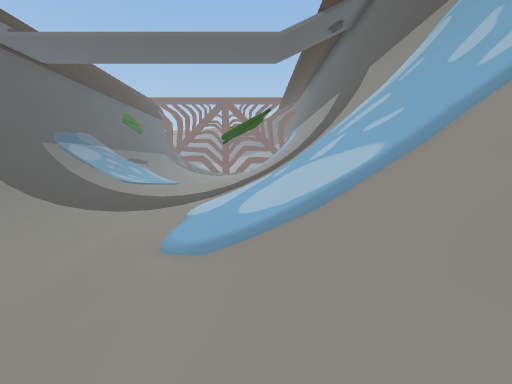
[1] (above)

21 first-person views from a walk through a Unity game level. The camera is 1.3 m above the floor, tilts 6° down and sees 85° across. The floor is counted in squares, 2 m on a side. Each view is taken from the middle of a square. On the plan, view 1 faces up. The plan holds only what a view shows up to about 9 squares ahead; the rest is blank. The place goes on beyond the plan. The player character is not drawn. Some surface patterns are stand-ins.

[2]
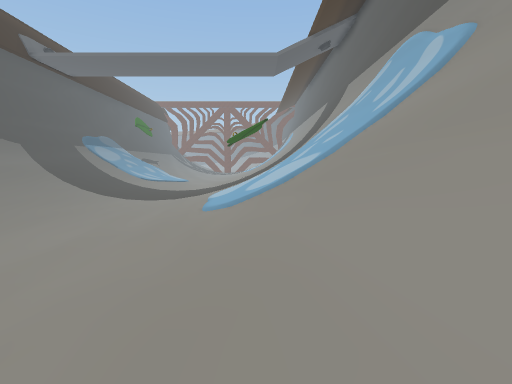

[3]
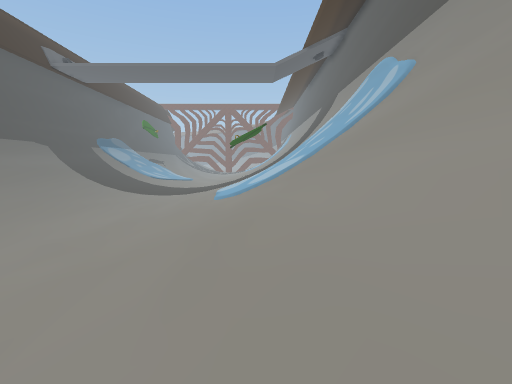

[4]
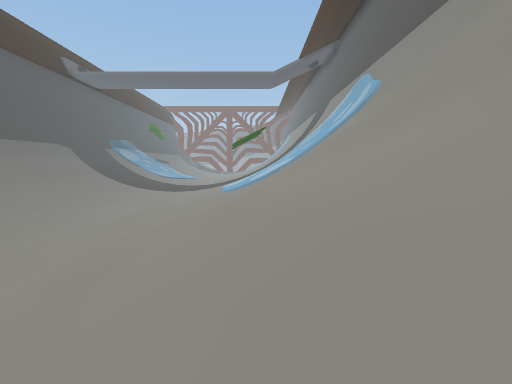

[5]
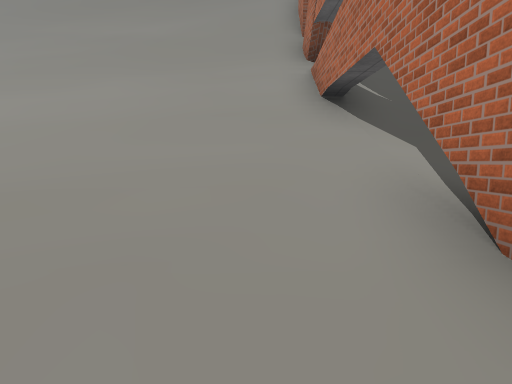

[6]
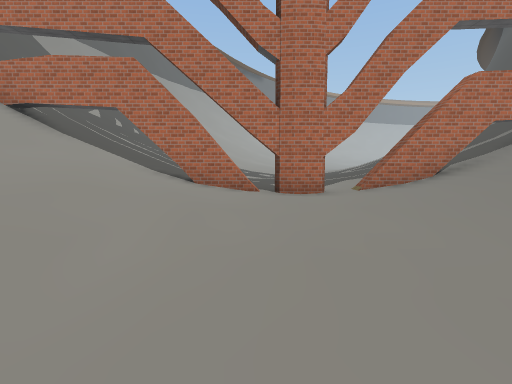

[7]
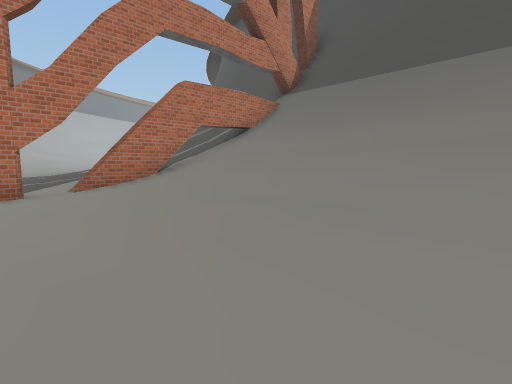

[8]
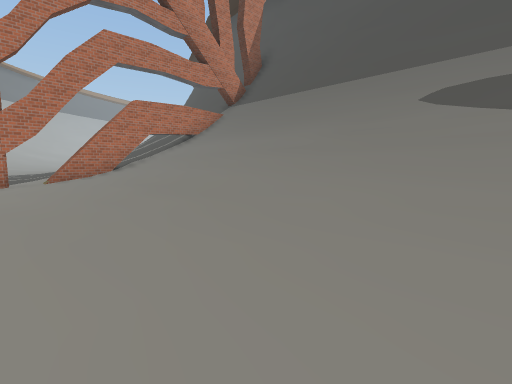

[9]
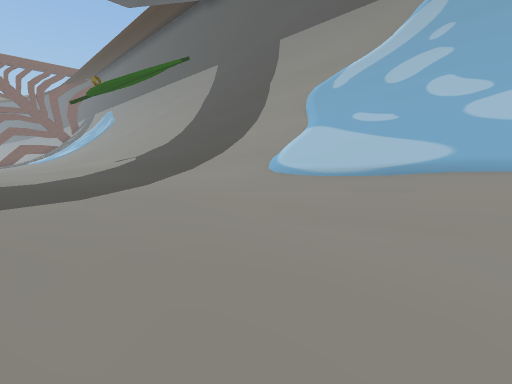

[10]
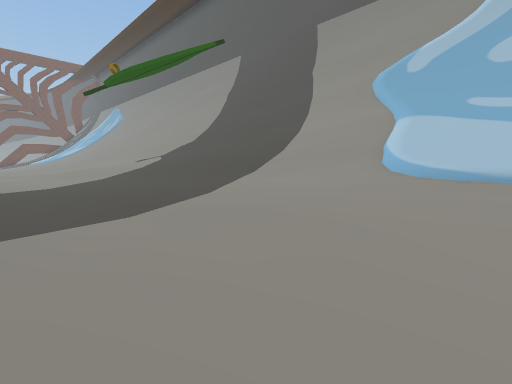

[11]
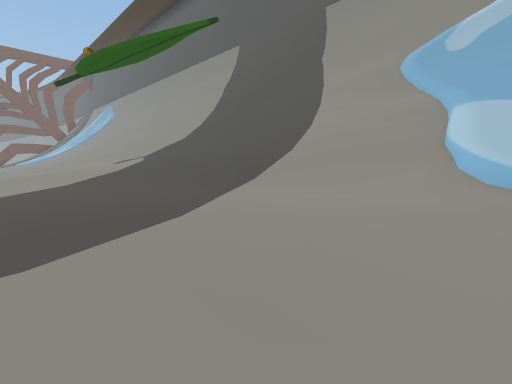

[12]
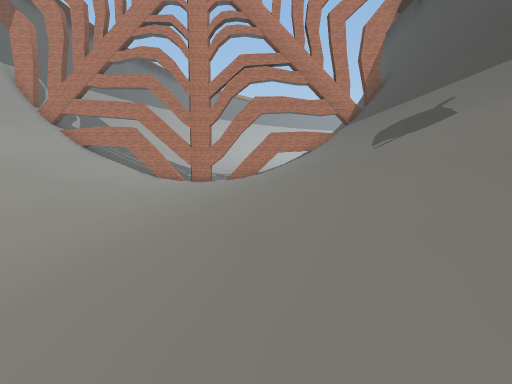

[13]
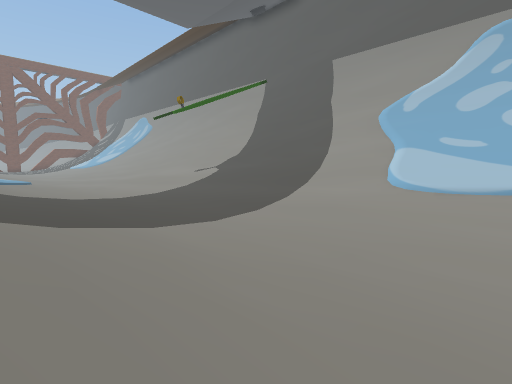

[14]
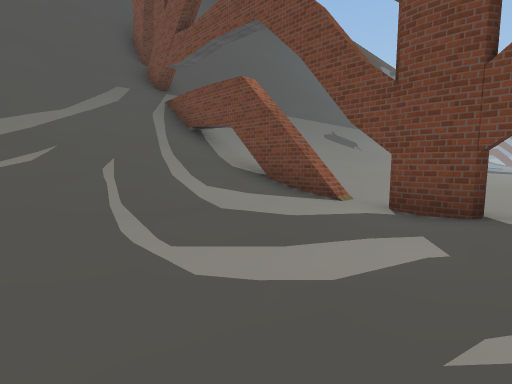

[15]
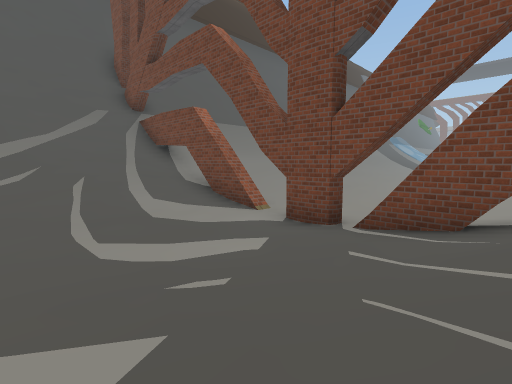

[16]
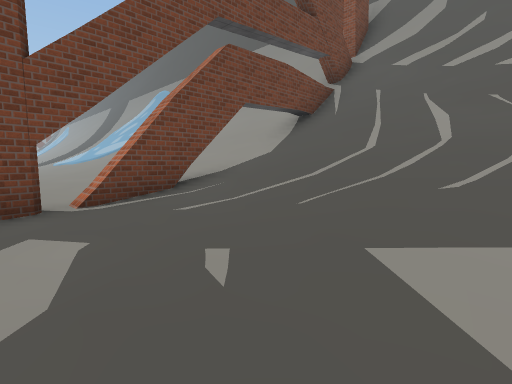

[17]
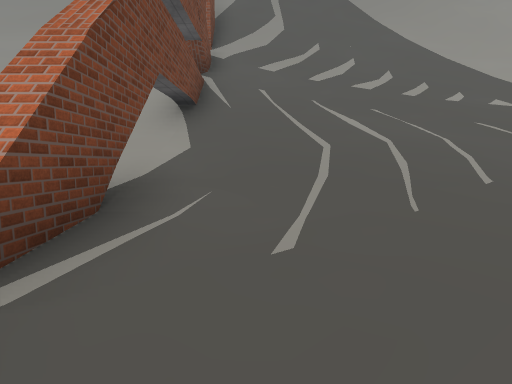

[18]
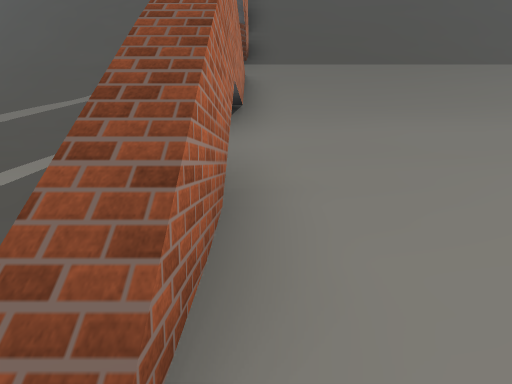

[19]
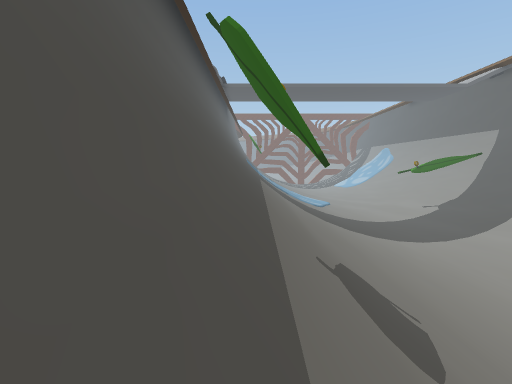

[20]
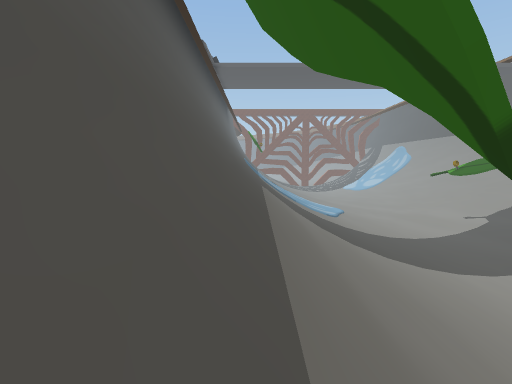

[21]
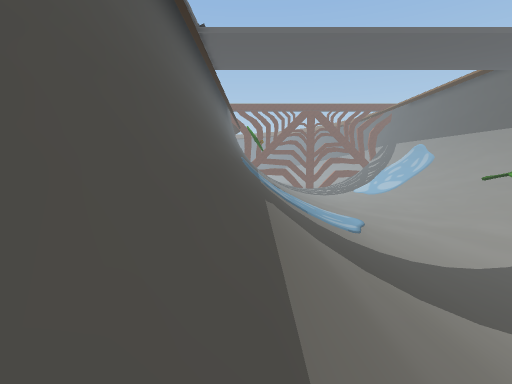

### Floor plan
Key: @ floor where view 1 was taken; # wall or solid block; . main floor; : floor 0.25 m higher than the main floor; + floor 0.5 m higher than the main floor; * floor 0.75 m higher than the main floor; / step, stairs or slope; = window, fence, low wall or low ledge; T thing the floor can be seen under or through.
Columns run from 15 left of view 1 to 4 right of it. Each row starts with its distance up from view 1.
 19            .:*
 18            .:*/
 17         :. .:*//
 16         :...:*///
 15        *:...:*////
 14  #/////*:...:*/////#
 13  #/////*:...:*/////#
 12  #/////*:...:*/////#
 11  #/////*:...:*/////#
 10  #/////*:...:*/////#
  9  #/////*:...:*/////#
  8  #/////*:...:*////=#
  7  #/////*:...:*////=#
  6  #/////*:...:*////=#
  5  #/////*:...:*////=#
  4  #/////*:...:*////=#
  3  #/////*:...:*/////#
  2  #/////*:...:*/////#
  1  #/////*:...:*/////#
  0  #/////*:...:*/@///#
 -1  #/////*:...:*/////#
 -2  #/////*:...:*/////#
 -3  #/////*:...:*/////#
 -4  #/////*:...:*/////#
 -5  #/////*:...:*/////#
 -6  #/////*:...:*/////#
 -7  #/////*:...:*/////#
 -8  ##/ ///:.#/:=//#/##
 -9  #/////##...TT//#=##
-10  #/////*:...:*/////#
-11  #/////*:...:*/////#
-12  #/////*:...+*/////#
-13 ##/////*:..:+*////##

Where each view was taken, in squares from view 1:
view 1: 0 up, 0 right, facing up
view 2: 3 down, 0 right, facing up
view 3: 5 down, 0 right, facing up
view 4: 7 down, 0 right, facing up
view 5: 7 down, 4 left, facing right
view 6: 2 down, 4 left, facing down
view 7: 2 down, 5 left, facing down-left
view 8: 1 up, 5 left, facing down-left
view 9: 5 up, 5 left, facing up-right
view 10: 7 up, 5 left, facing up-right
view 11: 8 up, 4 left, facing up-right
view 12: 7 up, 8 left, facing down
view 13: 6 up, 8 left, facing up-right
view 14: 13 down, 4 left, facing up-left
view 15: 13 down, 2 left, facing up-left
view 16: 13 down, 5 left, facing up-right
view 17: 10 down, 5 left, facing right
view 18: 8 down, 6 left, facing left
view 19: 3 down, 13 left, facing up
view 20: 1 up, 13 left, facing up
view 21: 5 up, 13 left, facing up
